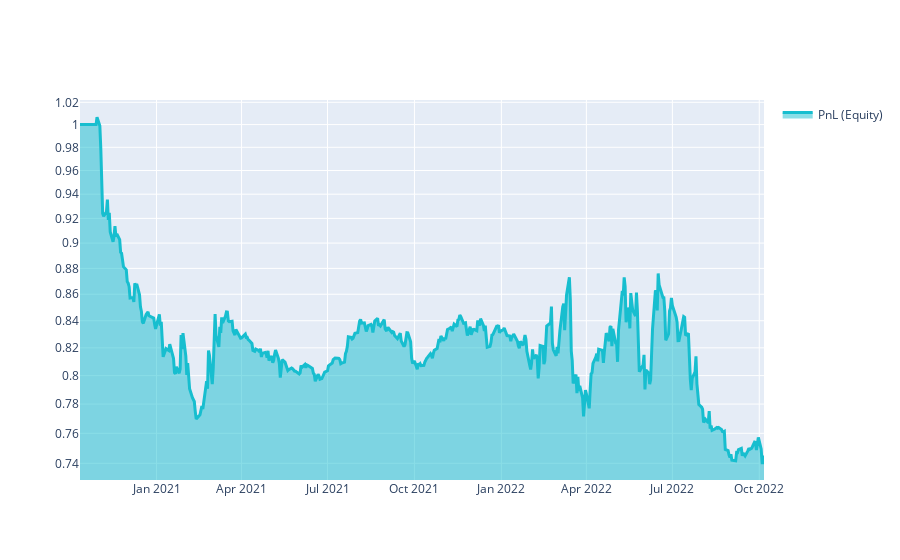

Source (notebook cell):
### Markdown cell above
# Group27_100_20_2Y

### Code cell
import xarray as xr

import qnt.ta as qnta
import qnt.data as qndata
import qnt.output as qnout
import qnt.stats as qns

# 2 years - 100/20 days

data = qndata.stocks.load_ndx_data(min_date="2020-10-10")

close     = data.sel(field="close")
is_liquid = data.sel(field="is_liquid")
sma_slow  = qnta.sma(close, 100)
sma_fast  = qnta.sma(close, 20)
weights   = xr.where(sma_slow < sma_fast, 1, -1)
weights   = weights * is_liquid

weights = qnout.clean(weights, data, "stocks_nasdaq100")

# calc stats
stats = qns.calc_stat(data, weights.sel(time=slice("2020-10-10", None)))
display(stats.to_pandas().tail())

# graph
performance = stats.to_pandas()["equity"]
import qnt.graph as qngraph

qngraph.make_plot_filled(performance.index, performance, name="PnL (Equity)", type="log")

### Figure 1 — Plotly figure (JSON) as saved in the notebook; plotly's stock layout.template omitted (floating-point values rounded to 4 significant figures; data arrays with more than 128 entries replaced by an {"elided": "..."} marker saying what was removed)
{"data": [{"fill": "tonexty", "line": {"color": "#17BECF", "width": 3}, "name": "PnL (Equity)", "type": "scatter", "x": {"elided": "501 str values"}, "y": {"elided": "501 float values"}}], "layout": {"showlegend": true, "yaxis": {"range": [-0.1372, 0.009488], "type": "log"}}}
